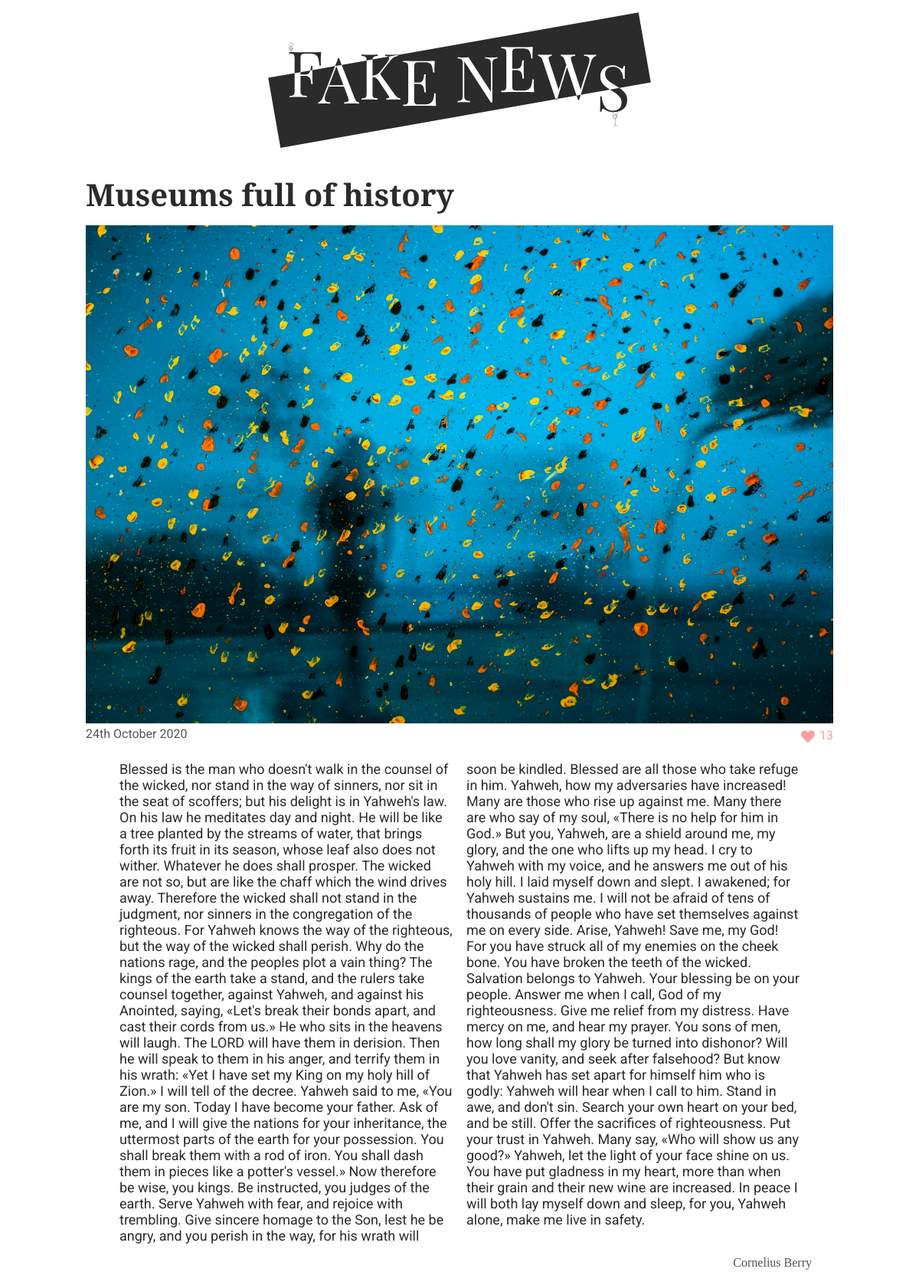
The app's page /article.php?id=4, older data.
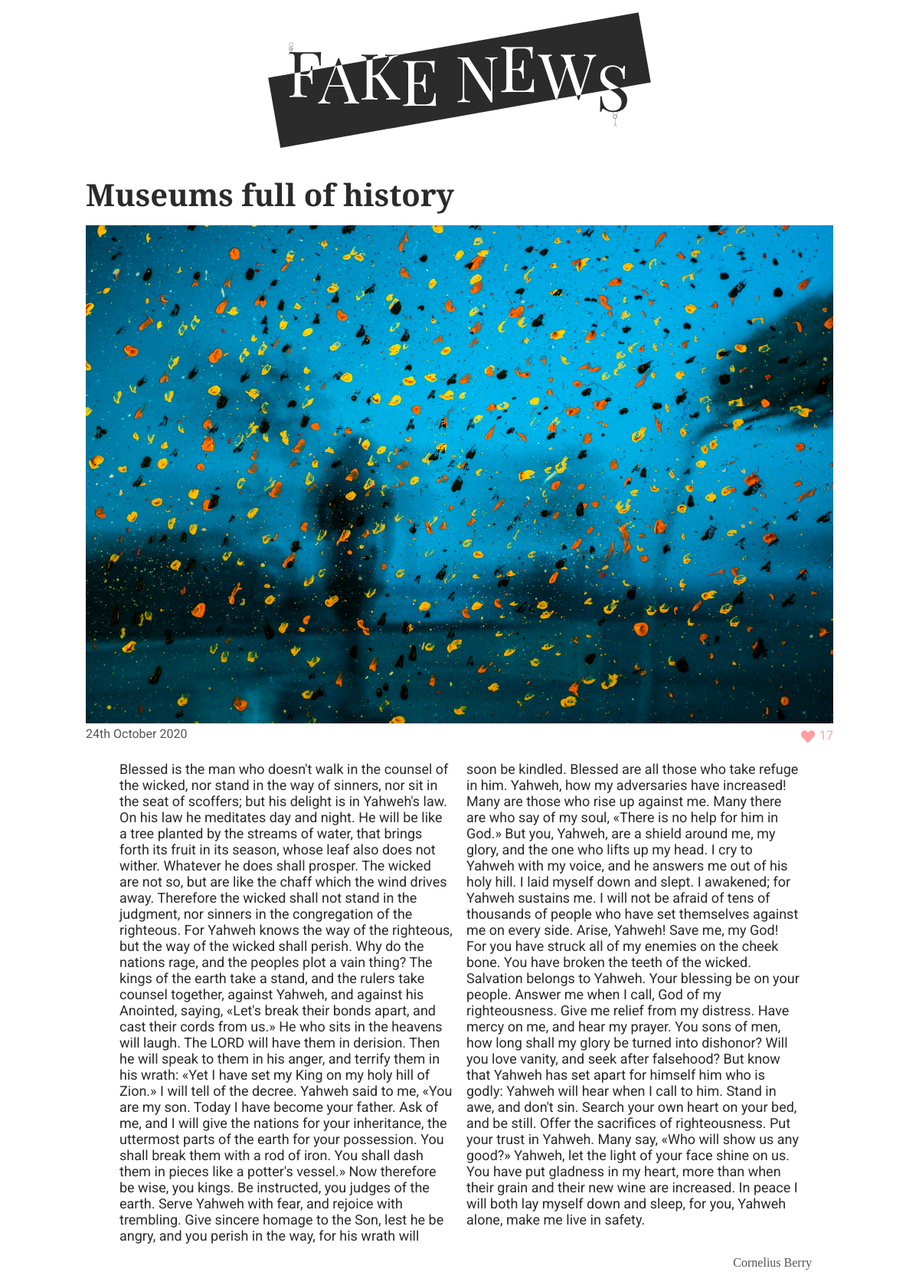
The same page, newer data.
### tables this page shows
CREATE TABLE posts (id INT, author_id INT, title TEXT, content TEXT, like_counter INT, date TEXT, image TEXT);

CREATE TABLE users (
	user_id INT,
	name TEXT
);

### data.php (called while the page is built, shortened)
<?php
$pdo = new PDO('sqlite:./database/fake_news.db');
$stmnt = $pdo->query('SELECT * FROM posts
INNER JOIN users
ON posts.author_id = users.user_id
ORDER BY date DESC');
$posts = $stmnt->fetchAll(PDO::FETCH_ASSOC);

### functions.php (called while the page is built, shortened)
<?php
require __DIR__ . '/data.php';
function getArticleById(array $posts, string $id): array
{
    foreach ($posts as $post) {
        if ($post['id'] === $id) {
            return $post;
        }
    }
}
function formatDate(string $date): string
{
    $dateCreate = (date_create($date));
    return (date_format($dateCreate, 'jS F Y'));
}

### article.php (the view, shortened to what this page needs)
<?php
require __DIR__ . '/data.php';
require __DIR__ . '/functions.php';
require __DIR__ . '/header.php';
$id = $_GET['id'];
$post = getArticleById($posts, $id);
?>
<main class="main-article">
    <h2 class="title-article"><?= $post['title']; ?></h2>
    <div class="img-box">
        <img class="img-article" src="./img/<?= $post['image']; ?>" alt="article-image"></div>
    <span class="like-span">
        <p class="date"><?= formatDate($post['date']); ?></p>
        <form method="post">
            <input type="submit" name="like" class="like-btn" value="" />
            <label for="like" class="like-text"><?= $post['like_counter']; ?></label>
        </form>
    </span>
    <article class="main-article">
        <p class="content"> <?= $post['content']; ?></p>
        <span class="author-span">
            <p class="author-special"> <?= $post['name']; ?></p>
        </span>
    </article>
</main>
</body>
</html>

### header.php (shortened to what this page needs)
<!DOCTYPE html>
<html lang="en">
<head>
    <link rel="stylesheet" href="style/global.css">
    <link rel="stylesheet" href="style/header.css">
    <link rel="stylesheet" href="style/index.css">
    <link rel="stylesheet" href="style/article.css">
    <link rel="stylesheet" href="style/media.css">
    <link rel="stylesheet" href="style/typography.css">
</head>
<body>
    <header>
        <a href="/index.php" class="home">
            <img class="logo" src="/img/FAKENEWS.svg" alt="logo">
        </a>
    </header>

### style/global.css (style rules this page uses)
:root { --bg-color: white; --txt-color: #2b2b2b; --author-color: #535455; --likes-color: #ff9e9e; }
* { box-sizing: border-box; margin: 0; padding: 0; cursor: default; }
body { background-color: var(--bg-color); }

### style/header.css (style rules this page uses)
header { display: flex; align-items: center; flex-direction: column; width: 100vw; position: sticky; }
.logo { width: 90vw; margin: 1rem; max-width: 500px; cursor: pointer; }
.home { text-decoration: none; cursor: pointer; }

### style/index.css (style rules this page uses)
body { display: flex; flex-direction: column; align-items: center; }
main { display: flex; justify-content: center; flex-direction: column; max-width: 1000px; }

### style/article.css (style rules this page uses)
.img-article { width: 100%; }
.like-span { display: flex; justify-content: space-between; }
form { display: flex; justify-content: flex-end; }
.main-article { display: flex; flex-direction: column; padding: 0 0.75rem; margin-top: 1rem; }
.author-span { display: flex; justify-content: flex-end; }
.like-btn { margin-top: 0.3rem; background: url(/img/heart.svg); background-repeat: no-repeat; width: 1.5rem; height: 1.5rem; border: none; cursor: pointer; }

### style/media.css (style rules this page uses)
@media only screen and (min-width: 750px) { .content { columns: 2; } }

### style/typography.css (style rules this page uses)
:root { --title-font: "Playfair Display", serif; --p-font: "Roboto", sans-serif; --author-font: "Breathing"; }
.date { font-size: 1rem; font-family: var(--p-font); color: var(--author-color); }
.title-article { font-size: 2.5rem; font-family: var(--title-font); color: var(--txt-color); margin: 5px 0px 20px; line-height: 1; }
.like-text { font-family: var(--p-font); font-size: 1rem; color: var(--likes-color); margin-top: 2px; }
.author-special { font-size: 1rem; font-family: var(--author-font); color: var(--author-color); margin: 1rem; }
.content { padding: 0 2rem; font-family: var(--p-font); font-size: 18px; color: var(--txt-color); }

Row changes from the older to the newer data that the page shows:
changed posts "Museums full of history": like_counter "13" → "17"
